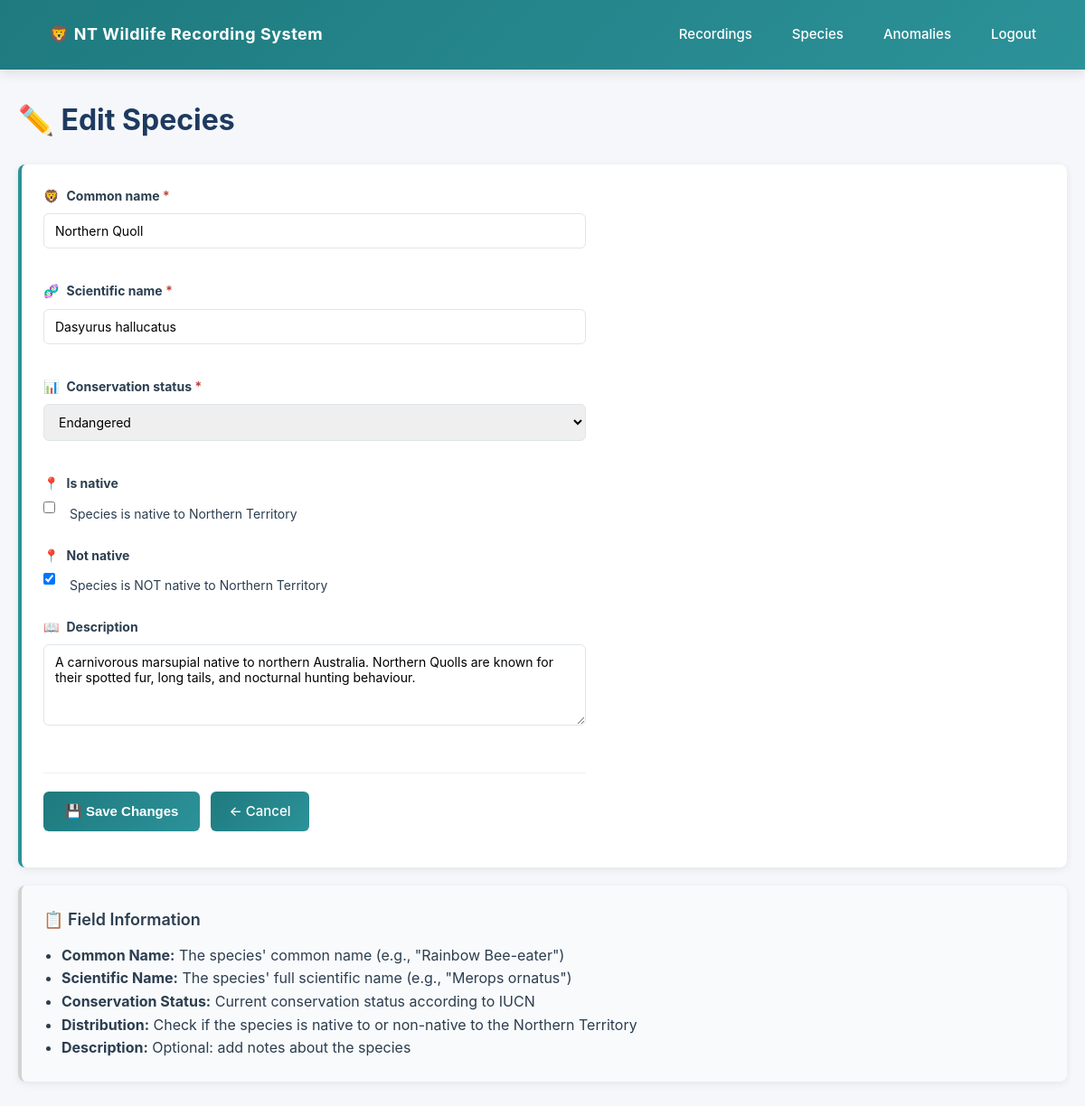
Page /species/1/edit/ (signed in) on the committed database.
### recordings/models.py (models this page shows, shortened)
class Species(models.Model):
    common_name         = models.CharField(max_length=200)
    scientific_name     = models.CharField(max_length=200, unique=True)
    conservation_status = models.CharField(
        max_length=2,
        choices=ConservationStatus.choices,
        default=ConservationStatus.NOT_EVALUATED,
    )
    is_native  = models.BooleanField(default=False)
    not_native   = models.BooleanField(default=False)
    description = models.TextField(blank=True)
    class Meta:
        verbose_name_plural = 'species'
        ordering = ['scientific_name']

### recordings/views.py (the view)
# urls.py: path("species/<int:pk>/edit/", views.SpeciesUpdateView.as_view(), name="species_update"),
class SpeciesUpdateView(LoginRequiredMixin, UpdateView):
    model = Species
    form_class = SpeciesForm
    template_name = 'recordings/species_form.html'
    success_url = reverse_lazy('species_list')

### recordings/forms.py
class SpeciesForm(forms.ModelForm):
    class Meta:
        model = Species
        fields = ['common_name', 'scientific_name', 'conservation_status',
                  'is_native', 'not_native', 'description']
        widgets = {
            'description': forms.Textarea(attrs={'rows': 4}),
        }

### recordings/templates/recordings/species_form.html (shortened to what this page needs)
{% extends 'base.html' %}
{% block content %}
<h1>{% if object %}✏️ Edit Species{% else %}🦁 Add New Species{% endif %}</h1>
<div class="card">
    <form method="post" style="max-width: 600px;">
        {% for field in form %}
            <div style="margin-bottom: 20px;">
                <label for="{{ field.id_for_label }}" style="display: flex; align-items: center; gap: 8px; margin-bottom: 8px;">
                    {% if field.name == 'common_name' %}
                        🦁
                    {% elif field.name == 'scientific_name' %}
                        🧬
                    {% elif field.name == 'conservation_status' %}
                        📊
                    {% elif field.name == 'is_native' or field.name == 'not_native' %}
                        📍
                    {% elif field.name == 'description' %}
                        📖
                    {% endif %}
                    <span>
                        <strong>{{ field.label }}</strong>
                        {% if field.field.required %}<span style="color: #c0392b;">*</span>{% endif %}
                    </span>
                </label>
                {% if field.name == 'is_native' or field.name == 'not_native' %}
                    <div style="display: flex; align-items: center; gap: 8px;">
                        {{ field }}
                        <label for="{{ field.id_for_label }}" style="display: inline; margin: 0; font-weight: normal; gap: 0;">
                            {% if field.name == 'is_native' %}
                                Species is native to Northern Territory
                            {% elif field.name == 'not_native' %}
                                Species is NOT native to Northern Territory
                            {% endif %}
                        </label>
                    </div>
                {% else %}
                    {{ field }}
                {% endif %}
            </div>
        {% endfor %}
        <div style="display: flex; gap: 12px; margin-top: 28px; padding-top: 20px; border-top: 1px solid #ecf0f1;">
            <button type="submit" class="button">
                {% if object %}💾 Save Changes{% else %}➕ Add Species{% endif %}
            </button>
            <a href="{% url 'species_list' %}" class="button" style="display: inline-flex; align-items: center; text-decoration: none;">
                ← Cancel
            </a>
        </div>
    </form>
</div>
<div class="card" style="background: #f9fafb; border-left-color: #d3d3d3; margin-top: 20px;">
    <h3 style="margin-top: 0;">📋 Field Information</h3>
    <ul style="margin: 12px 0 0 0; padding-left: 20px;">
        <li><strong>Common Name:</strong> The species' common name (e.g., "Rainbow Bee-eater")</li>
        <li><strong>Scientific Name:</strong> The species' full scientific name (e.g., "Merops ornatus")</li>
        <li><strong>Conservation Status:</strong> Current conservation status according to IUCN</li>
        <li><strong>Distribution:</strong> Check if the species is native to or non-native to the Northern Territory</li>
        <li><strong>Description:</strong> Optional: add notes about the species</li>
    </ul>
</div>
{% endblock %}

### recordings/templates/base.html (style rules this page uses)
* { box-sizing: border-box; margin: 0; padding: 0; }
body { font-family: -apple-system, BlinkMacSystemFont, 'Segoe UI', 'Roboto', 'Oxygen', 'Ubuntu', 'Cantarell', sans-serif; background-color: #f5f7fa; color: #2c3e50; line-height: 1.6; }
h1 { color: #1e3a5f; margin-bottom: 24px; font-size: 32px; font-weight: 700; }
h3 { color: #2c3e50; margin-bottom: 12px; font-size: 18px; font-weight: 600; }
.button { display: inline-block; padding: 10px 20px; background: linear-gradient(135deg, #1e7a7e 0%, #2c9299 100%); color: white; text-decoration: none; border-radius: 6px; font-size: 15px; font-weight: 500; margin-bottom: 16px; transition: all 0.3s ease; border: none; cursor: pointer; }
.card { background-color: white; padding: 24px; margin-bottom: 20px; border-radius: 8px; box-shadow: 0 2px 8px rgba(0, 0, 0, 0.08); border-left: 4px solid #2c9299; transition: box-shadow 0.3s ease; }
.card h3 { margin-bottom: 12px; }
form label { display: block; margin-bottom: 8px; font-size: 14px; font-weight: 600; color: #2c3e50; }
form input, form select, form textarea { width: 100%; padding: 10px 12px; margin-bottom: 16px; border: 1px solid #dfe6e9; border-radius: 6px; font-size: 14px; font-family: inherit; transition: border-color 0.3s ease, box-shadow 0.3s ease; }
form input[type="checkbox"] { width: auto; margin-right: 8px; }
form input[type="checkbox"] + label { display: inline; margin-bottom: 0; }
form button[type="submit"] { padding: 12px 24px; background: linear-gradient(135deg, #1e7a7e 0%, #2c9299 100%); color: white; border: none; border-radius: 6px; font-size: 15px; font-weight: 600; cursor: pointer; transition: all 0.3s ease; }

### rows in the picture
Species: form "Northern Quoll" "Dasyurus hallucatus" "Endangered" "A carnivorous marsupial native to northern Australia. Northern Quolls are known for their spotted fur, long tails, and nocturnal hunting behaviour.", form "☑"

### other values in the picture
{{ field.label }} "Common name" "Scientific name" "Conservation status" "Is native" "Not native" "Description"
